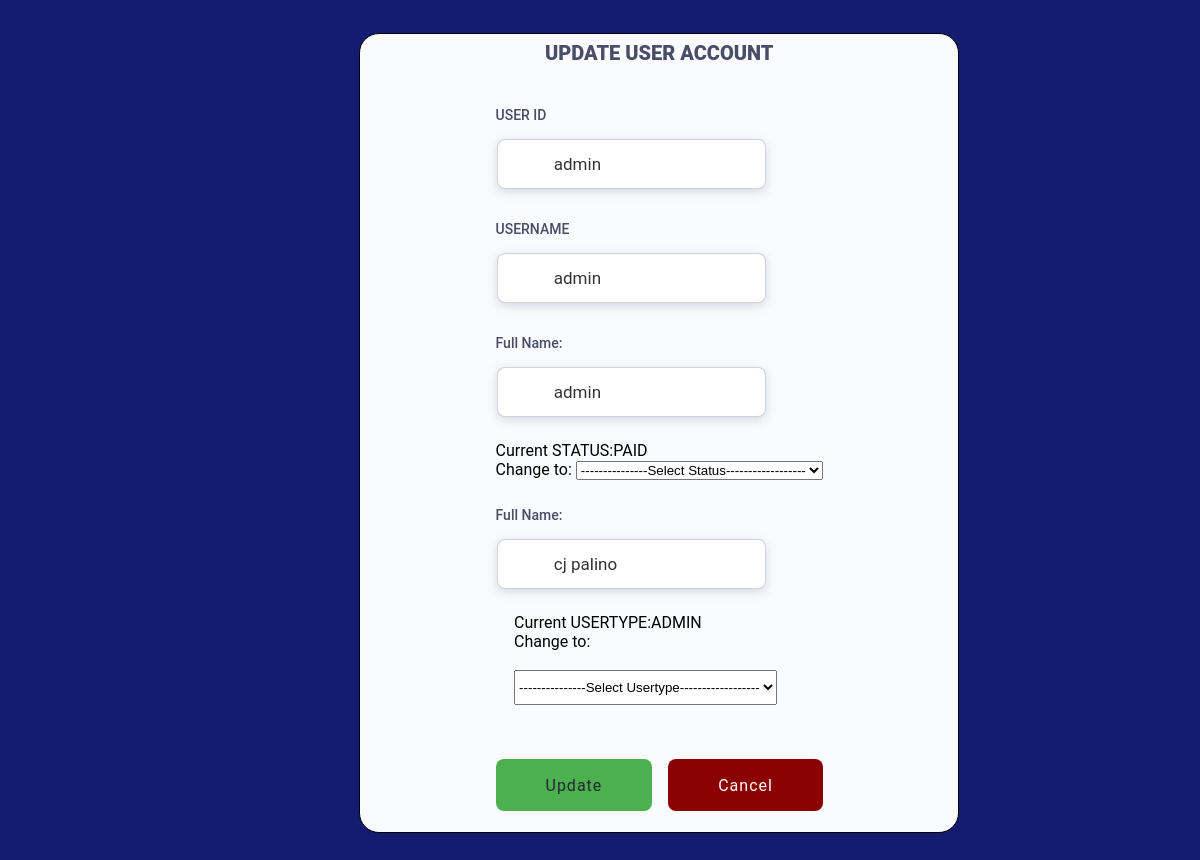
/edituser.php?userID=admin (signed in), run on the app's committed database.
### tables this page shows
CREATE TABLE `tblaccounts` (
  `userID` varchar(50) NOT NULL,
  `username` varchar(50) NOT NULL,
  `password` varchar(50) NOT NULL,
  `name` varchar(50) NOT NULL,
  `status` varchar(30) NOT NULL,
  `usertype` varchar(20) NOT NULL
);

### edituser.php (the view, shortened to what this page needs)
<!DOCTYPE html>
<html>
<head>
</head>
<?php $result1="";$account="";?>
<?php include("session-checker.php");
require_once "config.php";
if(isset($_POST['btn-return'])){
        $sql="UPDATE tblaccounts SET username=?, password=?, name=?, status=?, usertype=? WHERE userID=?";
        if($stmt=mysqli_prepare($link,$sql)){
        mysqli_stmt_bind_param($stmt,"ssssss",$_POST['txtusername'],$_POST['txtpassword'],$_POST['txtname'],$_POST['cmbstatus'],$_POST['cmbusertype'],$_GET['userID']);
        if(mysqli_stmt_execute($stmt)){
        echo "<script>alert('Account Updated!');document.location='adminpage.php'</script>";
        exit();
        }
    }
    else{
        $result1="Error on update statement";
        }
}
else{
    if(isset($_GET['userID'])&& !empty(trim($_GET['userID']))){
        $sql="SELECT * FROM tblaccounts WHERE userID=?";
        if($stmt=mysqli_prepare($link,$sql)){
            mysqli_stmt_bind_param($stmt, "s",$_GET['userID']);
            if(mysqli_stmt_execute($stmt)){
                $result=mysqli_stmt_get_result($stmt);
                $account=mysqli_fetch_array($result,MYSQLI_ASSOC);
            }
            else{
                $result1="error on select statement";
        }
            }
    }
}
?>
<body padded="1.w2" outlines="0">
    <div class="wrapper">
        <form action="<?php  echo htmlspecialchars(basename($_SERVER['REQUEST_URI']));?> " id="loginForm" method="POST">
            <div class="logoHolder">
                <div class="entryText"><br><br>
        UPDATE USER ACCOUNT
                </div>
            </div>
            <form action="<?php echo htmlspecialchars(basename($_SERVER['REQUEST_URI']));?> "method="POST">
            <div class="inputHolder">
                <label for="username">USER ID</label>
                <div class="inputfield">
                    <input id="txtuserid" name="txtuserid" type="text" value="<?php if (isset($account['userID'])) { echo $account['userID']; }?>" disabled required>
                    <div class="keyboard"></div>
                </div>
            </div>
            <div class="inputHolder">
                <label for="password">USERNAME</label>
                <div class="inputfield">
                    <input id="txtusername" name="txtusername" type="text" value="<?php if (isset($account['username'])) { echo $account['username']; }?>" required>
                    <div class="keyboard"></div>
                </div>
            </div>
             <div class="inputHolder">
                <label for="password">Full Name:</label>
                <div class="inputfield">
                    <input id="txtpassword" name="txtpassword" type="text"  value="<?php if (isset($account['password'])) { echo $account['password']; }?>" required>
                    <div class="keyboard"></div>
                </div>
            </div>
                  <label>
                Current STATUS:<?php if (isset($account['status'])) { echo $account['status']; }?><br>
            Change to: <select name="cmbstatus" id="cmbstatus" required>
            <option value="">---------------Select Status------------------</option>
                 </select><br>
               </label><br>
           <div class="inputHolder">
                <label for="password">Full Name:</label>
                <div class="inputfield">
                    <input id="txtname" name="txtname" type="text"  value="<?php if (isset($account['name'])) { echo $account['name']; }?>" required>
                    <div class="keyboard"></div>
                </div>
            </div>
           <div class="radioholder" style="float: left;margin-left: 100px;";
                  <label>
                Current USERTYPE:<?php if (isset($account['usertype'])) { echo $account['usertype']; }?><br>
            Change to: <select name="cmbusertype" id="cmbusertype" required >
            <option value="">---------------Select Usertype------------------</option>
                 </select><br>
            </div><br>
            <div class="buttonHolder">
                <form action="<?php echo htmlspecialchars($_SERVER['PHP_SELF']); ?>" method="POST">
                <button id="btn-return" name="btn-return" style="background-color: #4CAF50" type="submit">Update</button>
                <button id="btn-submit" name="btn-submit" style="background-color: darkred;" type="submit">Cancel </button>
            </div>
            <div class="popup" >
            </div>
        </form>
        </form>
    </div>
</body>
</html>

### edituser.php (style rules this page uses)
html,body { box-sizing: border-box; width: 100%; max-width: 100% }
*::before,*::after, * { box-sizing: inherit }
body { margin: 0 }
button, input { font-family: inherit; margin: 0 }
body[padded*="1"][padded*="w2"], body[padded="0"] [band*="padded"][band*="w2"] { padding: calc(3.5vh + 4.8px) calc((19.5vw - 54.4px) * 2); }
div, #loginForm { display: flex; flex-flow: column wrap; justify-content: center; align-content: center }
.logoHolder>*, .inputHolder>div, .buttonHolder { flex-flow: row nowrap; width: 100% }
.wrapper { align-items: center }
button, input { flex-grow: 1 }
body { height: 100vh }
.wrapper { width: 100%; height: 100% }
#loginForm>div { padding: 0 0 1rem 0 }
#loginForm>div>* { padding: 0.5rem 0 }
.inputHolder input { height: 50px; padding: 0 0.25rem 0 3.5rem; max-width: calc(100% - 4vmax - 0.65rem); }
.inputHolder .keyboard { width : 100%; max-width: 4vmax; margin : 0 0 0 0.5rem; }
.buttonHolder button { height: calc(1.75vmax + 30.4px); }
#btn-return { margin-right: 1rem }
body { font-family: 'Roboto', sans-serif; background-color: #131C70; }
.inputHolder label { color: #4a4d67; font-weight: 550; font-size: 14px; }
.inputHolder input { color: #333; background-color: #fff; font-size: 17px; border-radius: 8px; border: 1px solid #51577245; outline: 0; box-shadow: 0 3px 11px 0 rgba(81, 87, 114, .2); }
.inputHolder .keyboard { background-image: url(https://image.flaticon.com/icons/svg/917/917059.svg); background-repeat: no-repeat; background-position: center; }
.radioholder { width: 100px; }
.buttonHolder button { color: #fff; background-color: #515772; font-size: 1rem; letter-spacing: 1px; border-radius: 8px; border: none; cursor: pointer; }
#btn-return { color: #262733; background-color: #a8b8c9 }
.entryText { color: #4a4d67; font-weight: 900; font-size: 20px; margin-bottom: 10px; text-align: center; margin-top: 0px; }
.wrapper { border-style: solid; border-radius: 20px; border-width:1px; height: 800px; width: 600px; position: relative; background-color: #f9fbff; }

### data on the page
tblaccounts: txtuserid "admin", txtusername "admin", txtpassword "admin", status "PAID", txtname "cj palino", usertype "ADMIN"
